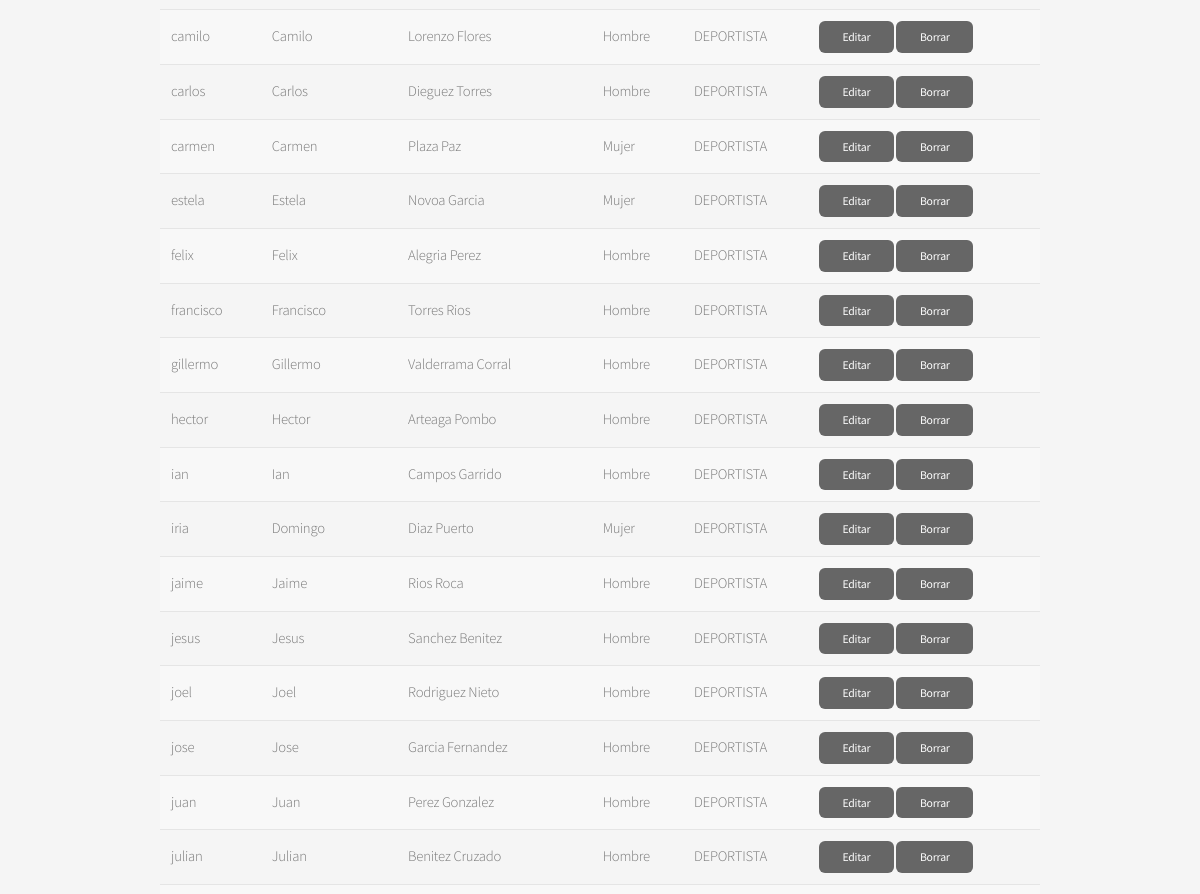
/Controllers/USER_Controller.php (signed in, middle part), run on an earlier commit of the app's database.
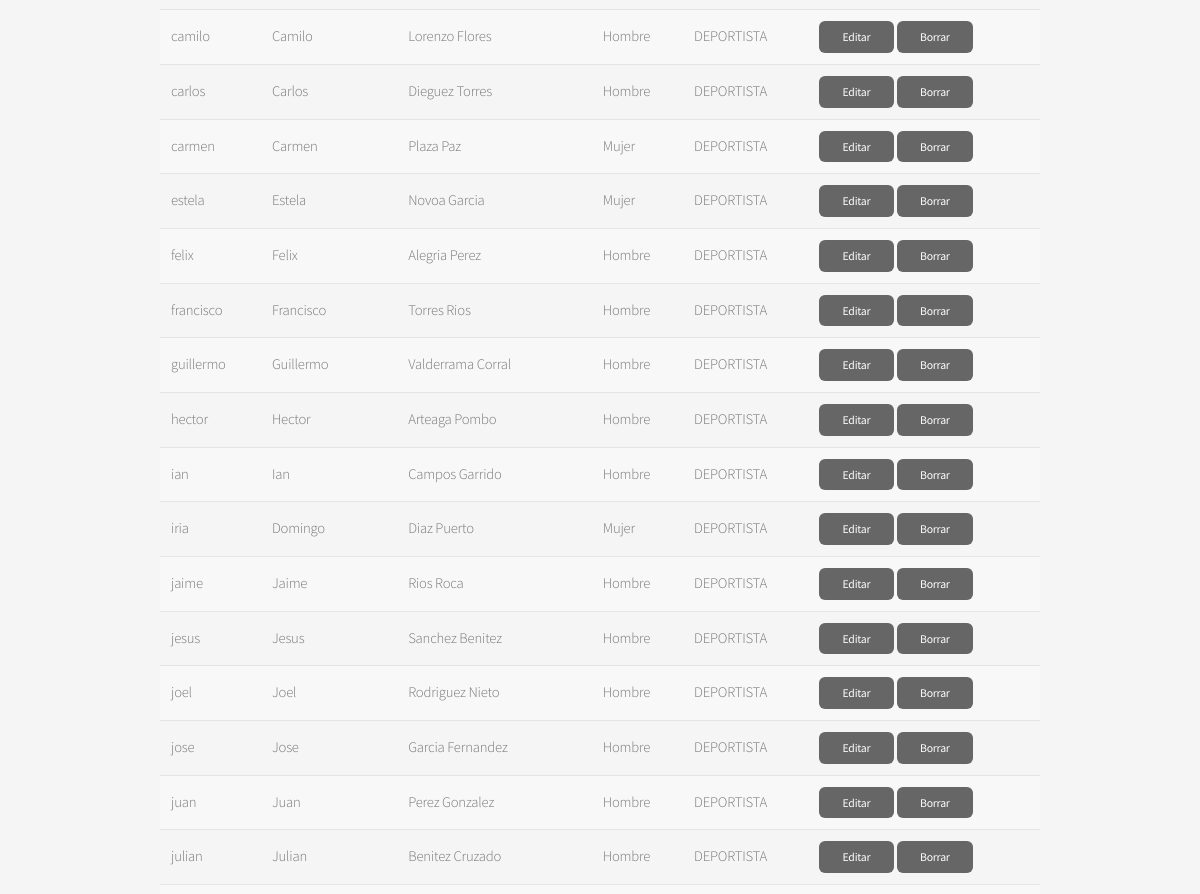
And on a later commit of the database.
### tables this page shows
CREATE TABLE IF NOT EXISTS USUARIO(
  LOGIN varchar(25) NOT NULL,
  PASSWORD varchar(50) NOT NULL,
  NOMBRE varchar(25) NOT NULL,
  APELLIDOS  varchar(50) NOT NULL,
  GENERO varchar(10) NOT NULL,
  ROL_ID int(225) NOT NULL,
  PRIMARY KEY(LOGIN),
  FOREIGN KEY (ROL_ID) REFERENCES ROL (ID) ON DELETE CASCADE
);

CREATE TABLE IF NOT EXISTS ROL(
  ID int(225) AUTO_INCREMENT NOT NULL,
  NOMBRE varchar(25) NOT NULL,
  PRIMARY KEY(ID)
);

### Controllers/USER_Controller.php (called while the page is built, shortened)
<?php
    include '../Models/USER_Model.php';
    include '../Views/USER/USER_SHOWALL_View.php';
    if(isset($_REQUEST["action"]))  {
        $action = $_REQUEST["action"];
    }else{
        $action = '';
    }
     switch ($action) {
    	default:
            $USER = new USER_Model('','','','','', '');
            $tuplas = $USER->SHOWALL();
            new USER_SHOWALL($tuplas);
    		break;
        }
?>

### Models/USER_Model.php (called while the page is built, shortened)
<?php
class USER_Model{
    var $mysqli;
    function __construct($login,$password,$nombre,$apellidos, $genero, $rol_ID){
        include_once '../Functions/Access_DB.php';
        $this->mysqli = ConnectDB();
    }
    function SHOWALL(){
        $sql = "SELECT *, R.NOMBRE AS ROL FROM ROL R, USUARIO U
                WHERE  (U.ROL_ID = R.ID) ";
        if (!($resultado = $this->mysqli->query($sql))){
                return NULL;
        }
        else{
            return $resultado;
        }
    }
}
?>

### Functions/Access_DB.php (called while the page is built, shortened)
<?php
function ConnectDB(){
   $conexion = mysqli_connect("localhost", "abp41", "abp41", "ABP") or (new MESSAGE('ERROR: No se ha podido conectar con la base de datos', '../index.php'));
 if ($conexion->connect_errno) {
    	return false;
 }else{
 	return $conexion;
 }
}
?>

### Views/USER/USER_SHOWALL_View.php (the view, shortened to what this page needs)
<?php
class USER_SHOWALL{
	var $usuarios;
	function __construct($usuarios){
		$this->usuarios = $usuarios;
		$this->render();
	}
function render(){
    include '../Views/HEADER_View.php';
?>
	<section id="main" class="container">
				<div class="table-wrapper">
					<table>
						<tbody>
					<?php
						if($this->usuarios <> NULL){
							while($row = mysqli_fetch_array($this->usuarios)){
					?>
							<tr>
								<td>
									<?=$row['LOGIN']?>
								</td>
								<td>
									<?=$row['NOMBRE']?>
								</td>
								<td>
									<?=$row['APELLIDOS']?>
								</td>
								<td>
									<?=$row['GENERO']?>
								</td>
								<td>
									<?=$row['ROL']?>
								</td>
								<td>
									<a class="button small" href="../Controllers/USER_Controller.php?action=EDIT&login=<?=$row['LOGIN']?>">Editar</a>
									<a class="button small" href="../Controllers/USER_Controller.php?action=DELETE&login=<?=$row['LOGIN']?>">Borrar</a>
								</td>
							</tr>
				<?php
						}
					}
				?>
						</tbody>
					</table>
				</div>
   		</section>
    <?php
        include '../Views/FOOTER_View.php';
        }
    }
    ?>

### Views/HEADER_View.php (shortened to what this page needs)
<html>
<head>
  <link rel="stylesheet" href="../assets/css/main.css" />
  <link rel="stylesheet" type="text/css" href="../assets/css/tcal.css" />
</head>
<body class="is-preload">
  <div id="page-wrapper">

### Views/FOOTER_View.php (shortened to what this page needs)
</div>
</body>
</html>

### assets/css/main.css (style rules this page uses)
html, body, div, span, applet, object, iframe, h1, h2, h3, h4, h5, h6, p, blockquote, pre, a, abbr, acronym, address, big, cite, code, del, dfn, em, img, ins, kbd, q, s, samp, small, strike, strong, sub, sup, tt, var, b, u, i, center, dl, dt, dd, ol, ul, li, fieldset, form, label, legend, table, caption, tbody, tfoot, thead, tr, th, td, article, aside, canvas, details, embed, figure, figcaption, footer, header, hgroup, menu, nav, output, ruby, section, summary, time, mark, audio, video { margin: 0; padding: 0; border: 0; font-size: 100%; font: inherit; vertical-align: baseline; }
article, aside, details, figcaption, figure, footer, header, hgroup, menu, nav, section { display: block; }
body { line-height: 1; }
table { border-collapse: collapse; border-spacing: 0; }
body { -webkit-text-size-adjust: none; }
body { -ms-overflow-style: scrollbar; }
html { box-sizing: border-box; }
*, *:before, *:after { box-sizing: inherit; }
body { background: #f5f5f5; }
body, input, select, textarea { color: #777; font-family: "Source Sans Pro", sans-serif; font-size: 16pt; font-weight: 300; line-height: 1.65em; letter-spacing: -0.015em; }
.container { margin: 0 auto; max-width: calc(100% - 5em); width: 60em; }
.table-wrapper { -webkit-overflow-scrolling: touch; overflow-x: auto; }
table { margin: 0 0 2em 0; width: 100%; }
table tbody tr { border: solid 1px #e5e5e5; border-left: 0; border-right: 0; }
table tbody tr:nth-child(2n+1) { background-color: #f8f8f8; }
input[type="submit"], input[type="reset"], input[type="button"], .button { -moz-appearance: none; -webkit-appearance: none; -ms-appearance: none; appearance: none; -moz-transition: background-color 0.2s ease-in-out, color 0.2s ease-in-out; -webkit-transition: background-color 0.2s ease-in-out, color 0.2s ease-in-out; -ms-transition: background-color 0.2s ease-in-out, color 0.2s ease-in-out; transition: background-color 0.2s ease-in-out, color 0.2s ease-in-out; background-color: #666; border-radius: 6px; border: 0; color: #ffffff; cursor: pointer; display: inline-block; font-weight: 400; height: 3em; line-height: 3em; padding: 0 2em; text-align: center; text-decoration: none; white-space: nowrap; }
input[type="submit"].small, input[type="reset"].small, input[type="button"].small, .button.small { font-size: 0.8em; height: 2.7em; line-height: 2.7em; }
#page-wrapper { padding-top: 3em; }
#main { padding: 4em 0; }
@media screen and (max-width: 1680px) { body, input, select, textarea { font-size: 13pt; } }
@media screen and (max-width: 1280px) { body, input, select, textarea { font-size: 11pt; } }

What changed in the data, as far as the page shows it:
removed usuario: LOGIN "gillermo", NOMBRE "Gillermo", APELLIDOS "Valderrama Corral", GENERO "Hombre", ROL_ID.NOMBRE "DEPORTISTA"
added usuario: LOGIN "guillermo", NOMBRE "Guillermo", APELLIDOS "Valderrama Corral", GENERO "Hombre", ROL_ID.NOMBRE "DEPORTISTA"
